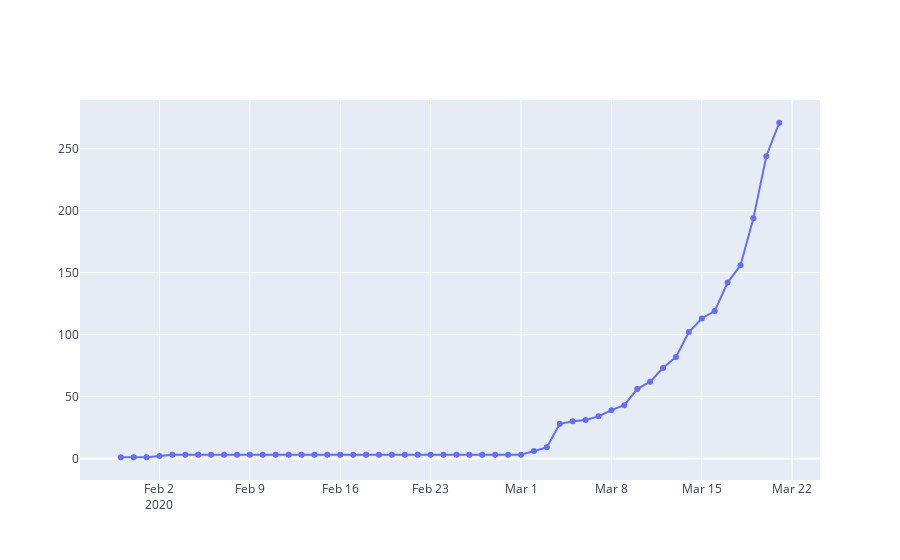

Notebook code for this chart:
### Code cell
fig = go.Figure()
fig.add_trace(go.Scatter(x=df_India['Date'],y=df_India['Total Cases'],mode= 'lines+markers'))
